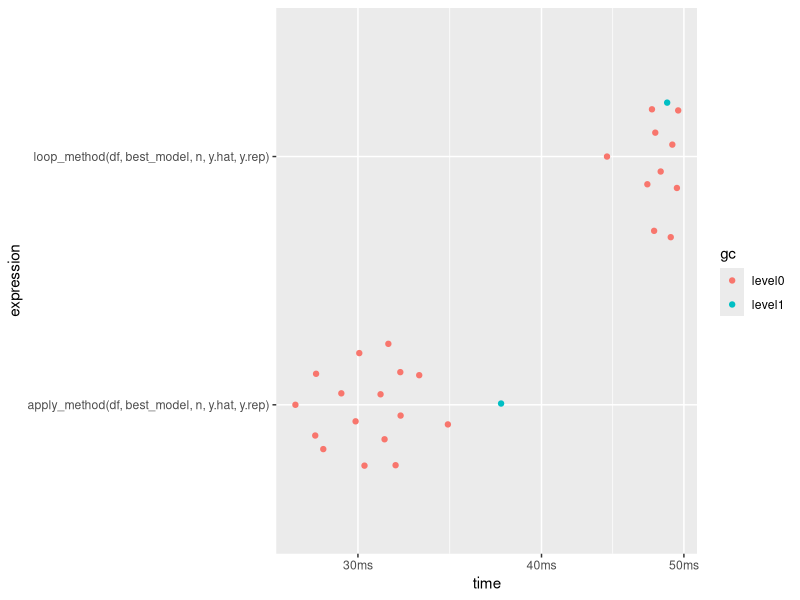

Recreate this plot in R.
## ---- chunk 1
library(tidyverse)
library(here)
library(MASS)
library(broom)
library(ggbeeswarm)
## ---- chunk 2
whale <- read_csv(here("data", "sperm_whale_pop.csv"))
ntimes <- 100

# setup needed
  df <- whale
  fit.poi <- glm(df$Population ~ df$Year, data = df, family = "poisson")
  best_model <- fit.poi
  n <- max(df$Year) - min(df$Year) +1
  y.hat <- best_model$fitted.values
  y.rep <- matrix(ncol = ntimes, data = c(rpois(n*ntimes, y.hat)))
  years <- c(min(df$Year):max(df$Year))
  
# using apply 
  apply_method <- function(df, best_model, n, y.hat, y.rep){
  y.rep.sort <- -apply(-y.rep, 2, sort)
  y.coefs <- t(apply(y.rep.sort, 2, function(y.col) lm(y.col~years)$coef))
  end.dates <- -1* y.coefs[,1] / y.coefs[,2]
  return(end.dates)
  }
  
  apply_method(df, best_model, n, y.hat, y.rep)  

  # using for loop
  loop_method <- function(df, best_model, n, y.hat, y.rep){
    end_dates <- double(ntimes)
    for (i in 1:ntimes){
      sim_reg <- lm(sort(y.rep[,i], decreasing = TRUE) ~
                  years)
      end_dates[i] <- -1*summary(sim_reg)$coefficients[1,1] /   
         summary(sim_reg)$coefficients[2,1]
    }
    return(end_dates)
  }
  
  loop_method(df, best_model, n, y.hat, y.rep)

  times <- bench::mark(
  apply_method(df, best_model, n, y.hat, y.rep), 
  loop_method(df, best_model, n, y.hat, y.rep)
)
times
plot(times)
